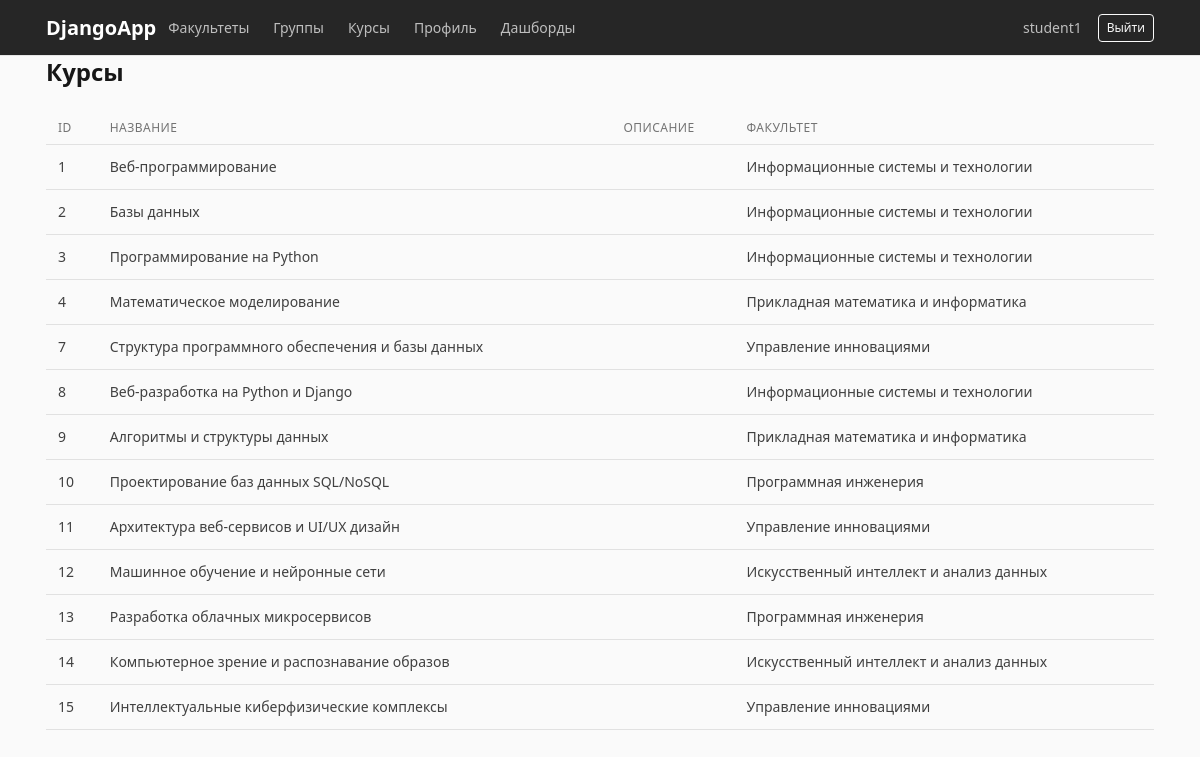
The page /courses/ (signed in) on the database its author committed.
### accounts/models.py (models this page shows, shortened)
class Course(models.Model):
    title = models.CharField(max_length=200)
    description = models.TextField(blank=True)
    department = models.ForeignKey(
        Department,
        on_delete=models.CASCADE,
        related_name='courses'
    )

class Department(models.Model):
    name = models.CharField(max_length=200)

### accounts/views.py (the view)
@login_required
def course_list(request):
    courses = Course.objects.select_related(
        'department'
    ).all()
    return render(
        request,
        'course_list.html',
        {
            'courses': courses,
            'is_methodist': is_methodist(
                request.user
            ),
        }
    )

### accounts/views.py (called while the page is built)
def is_methodist(user):
    return user.groups.filter(
        name='Методист'
    ).exists()

### templates/course_list.html (shortened to what this page needs)
{% extends 'base.html' %}
{% block content %}
<div class="d-flex justify-content-between mb-3">
    <h1>Курсы</h1>
</div>
<table class="table table-striped">
    <thead>
        <tr>
            <th>ID</th>
            <th>Название</th>
            <th>Описание</th>
            <th>Факультет</th>
        </tr>
    </thead>
    <tbody>
        {% for course in courses %}
        <tr>
            <td>
                {{ course.id }}
            </td>
            <td>
                {{ course.title }}
            </td>
            <td>
            </td>
            <td>
                {{ course.department.name }}
            </td>
        </tr>
        {% endfor %}
    </tbody>
</table>
{% endblock %}

### templates/base.html (shortened to what this page needs)
{% load static %}
<!DOCTYPE html>
<html data-bs-theme-base="slate" lang="ru">
<head>
    <link rel="stylesheet" href="{% static 'vendor/tabler/css/tabler.css' %}">
</head>
<body>
<nav class="navbar navbar-expand-lg navbar-dark bg-dark">
    <div class="container">
        <a class="navbar-brand" href="/profile/">
            DjangoApp
        </a>
        <div class="navbar-nav me-auto">
            <a class="nav-link" href="/departments/">
                Факультеты
            </a>
            <a class="nav-link" href="/groups/">
                Группы
            </a>
            <a class="nav-link" href="/courses/">
                Курсы
            </a>
            <a class="nav-link" href="/profile/">
                Профиль
            </a>
            <a class="nav-link" href="/dashboard/">
                Дашборды
            </a>
        </div>
        {% if user.is_authenticated %}
            <span class="navbar-text me-3">
                {{ user.username }}
            </span>
            <form method="post" action="/accounts/logout/">
                <button class="btn btn-outline-light btn-sm"
                        type="submit">
                    Выйти
                </button>
            </form>
        {% endif %}
    </div>
</nav>
<div class="container page-container">
    {% block content %}
    {% endblock %}
</div>
</body>
</html>

### rows shown on the page
Course: id "1", title "Веб-программирование", department.name "Информационные системы и технологии"
Course: id "2", title "Базы данных", department.name "Информационные системы и технологии"
Course: id "3", title "Программирование на Python", department.name "Информационные системы и технологии"
Course: id "4", title "Математическое моделирование", department.name "Прикладная математика и информатика"
Course: id "7", title "Структура программного обеспечения и базы данных", department.name "Управление инновациями"
Course: id "8", title "Веб-разработка на Python и Django", department.name "Информационные системы и технологии"
Course: id "9", title "Алгоритмы и структуры данных", department.name "Прикладная математика и информатика"
Course: id "10", title "Проектирование баз данных SQL/NoSQL", department.name "Программная инженерия"
Course: id "11", title "Архитектура веб-сервисов и UI/UX дизайн", department.name "Управление инновациями"
Course: id "12", title "Машинное обучение и нейронные сети", department.name "Искусственный интеллект и анализ данных"
Course: id "13", title "Разработка облачных микросервисов", department.name "Программная инженерия"
Course: id "14", title "Компьютерное зрение и распознавание образов", department.name "Искусственный интеллект и анализ данных"
Course: id "15", title "Интеллектуальные киберфизические комплексы", department.name "Управление инновациями"

### other values the page prints
{{ user.username }} "student1"
